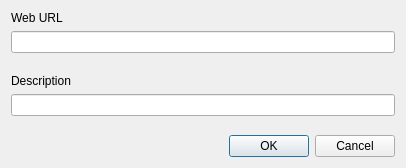
<?xml version="1.0" encoding="UTF-8"?>
<ui version="4.0">
 <class>CAddWebLinkDlg</class>
 <widget class="QDialog" name="CAddWebLinkDlg">
  <property name="geometry">
   <rect>
    <x>0</x>
    <y>0</y>
    <width>406</width>
    <height>168</height>
   </rect>
  </property>
  <property name="windowTitle">
   <string>Add Web Link</string>
  </property>
  <layout class="QVBoxLayout" name="verticalLayout">
   <item>
    <widget class="QLabel" name="label">
     <property name="text">
      <string>Web URL</string>
     </property>
    </widget>
   </item>
   <item>
    <widget class="QLineEdit" name="urlEdit"/>
   </item>
   <item>
    <spacer name="verticalSpacer">
     <property name="orientation">
      <enum>Qt::Vertical</enum>
     </property>
     <property name="sizeType">
      <enum>QSizePolicy::Fixed</enum>
     </property>
     <property name="sizeHint" stdset="0">
      <size>
       <width>20</width>
       <height>15</height>
      </size>
     </property>
    </spacer>
   </item>
   <item>
    <widget class="QLabel" name="label_2">
     <property name="text">
      <string>Description</string>
     </property>
    </widget>
   </item>
   <item>
    <widget class="QLineEdit" name="descriptionEdit"/>
   </item>
   <item>
    <spacer name="verticalSpacer_2">
     <property name="orientation">
      <enum>Qt::Vertical</enum>
     </property>
     <property name="sizeHint" stdset="0">
      <size>
       <width>20</width>
       <height>136</height>
      </size>
     </property>
    </spacer>
   </item>
   <item>
    <widget class="QDialogButtonBox" name="buttonBox">
     <property name="orientation">
      <enum>Qt::Horizontal</enum>
     </property>
     <property name="standardButtons">
      <set>QDialogButtonBox::Cancel|QDialogButtonBox::Ok</set>
     </property>
    </widget>
   </item>
  </layout>
 </widget>
 <resources/>
 <connections>
  <connection>
   <sender>buttonBox</sender>
   <signal>accepted()</signal>
   <receiver>CAddWebLinkDlg</receiver>
   <slot>accept()</slot>
   <hints>
    <hint type="sourcelabel">
     <x>248</x>
     <y>254</y>
    </hint>
    <hint type="destinationlabel">
     <x>157</x>
     <y>274</y>
    </hint>
   </hints>
  </connection>
  <connection>
   <sender>buttonBox</sender>
   <signal>rejected()</signal>
   <receiver>CAddWebLinkDlg</receiver>
   <slot>reject()</slot>
   <hints>
    <hint type="sourcelabel">
     <x>316</x>
     <y>260</y>
    </hint>
    <hint type="destinationlabel">
     <x>286</x>
     <y>274</y>
    </hint>
   </hints>
  </connection>
 </connections>
</ui>
